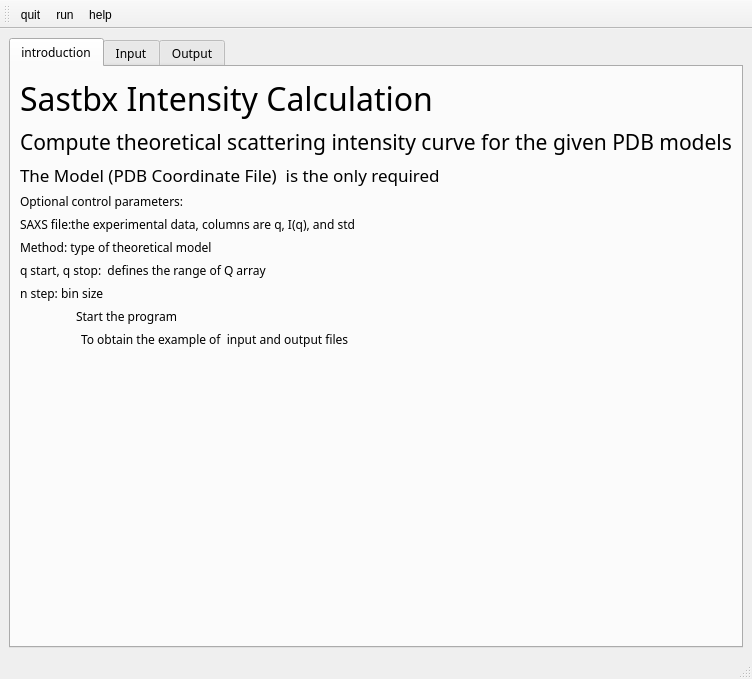
<?xml version="1.0" encoding="UTF-8"?>
<ui version="4.0">
 <class>She</class>
 <widget class="QMainWindow" name="She">
  <property name="geometry">
   <rect>
    <x>0</x>
    <y>0</y>
    <width>722</width>
    <height>679</height>
   </rect>
  </property>
  <property name="windowTitle">
   <string>SASTBX Intensity Calculation</string>
  </property>
  <property name="iconSize">
   <size>
    <width>80</width>
    <height>80</height>
   </size>
  </property>
  <widget class="QWidget" name="centralwidget">
   <layout class="QVBoxLayout" name="verticalLayout_15">
    <item>
     <widget class="QTabWidget" name="tabWidget">
      <property name="font">
       <font>
        <family>Devanagari MT</family>
       </font>
      </property>
      <property name="currentIndex">
       <number>0</number>
      </property>
      <widget class="QWidget" name="tab_3">
       <attribute name="title">
        <string>introduction</string>
       </attribute>
       <layout class="QVBoxLayout" name="verticalLayout_13">
        <item>
         <layout class="QVBoxLayout" name="verticalLayout_12">
          <item>
           <layout class="QVBoxLayout" name="verticalLayout_11">
            <item>
             <widget class="QLabel" name="label">
              <property name="font">
               <font>
                <pointsize>24</pointsize>
               </font>
              </property>
              <property name="text">
               <string>Sastbx Intensity Calculation</string>
              </property>
             </widget>
            </item>
            <item>
             <widget class="QLabel" name="label_4">
              <property name="font">
               <font>
                <pointsize>16</pointsize>
               </font>
              </property>
              <property name="text">
               <string>Compute theoretical scattering intensity curve for the given PDB models</string>
              </property>
             </widget>
            </item>
            <item>
             <widget class="QLabel" name="label_12">
              <property name="font">
               <font>
                <pointsize>13</pointsize>
               </font>
              </property>
              <property name="text">
               <string>The Model (PDB Coordinate File)  is the only required</string>
              </property>
             </widget>
            </item>
            <item>
             <widget class="QLabel" name="label_13">
              <property name="text">
               <string>Optional control parameters:</string>
              </property>
             </widget>
            </item>
            <item>
             <widget class="QLabel" name="label_14">
              <property name="text">
               <string>SAXS file:the experimental data, columns are q, I(q), and std</string>
              </property>
             </widget>
            </item>
            <item>
             <widget class="QLabel" name="label_16">
              <property name="text">
               <string>Method: type of theoretical model</string>
              </property>
             </widget>
            </item>
            <item>
             <widget class="QLabel" name="label_19">
              <property name="text">
               <string>q start, q stop:  defines the range of Q array</string>
              </property>
             </widget>
            </item>
            <item>
             <widget class="QLabel" name="label_20">
              <property name="text">
               <string>n step: bin size</string>
              </property>
             </widget>
            </item>
           </layout>
          </item>
          <item>
           <layout class="QHBoxLayout" name="horizontalLayout_14">
            <item>
             <widget class="QLabel" name="label_23">
              <property name="maximumSize">
               <size>
                <width>50</width>
                <height>50</height>
               </size>
              </property>
              <property name="text">
               <string/>
              </property>
              <property name="pixmap">
               <pixmap resource="resource.qrc">:/image/imge/play.png</pixmap>
              </property>
              <property name="scaledContents">
               <bool>true</bool>
              </property>
             </widget>
            </item>
            <item>
             <widget class="QLabel" name="label_24">
              <property name="text">
               <string>Start the program</string>
              </property>
             </widget>
            </item>
           </layout>
          </item>
          <item>
           <layout class="QHBoxLayout" name="horizontalLayout_15">
            <item>
             <widget class="QLabel" name="label_25">
              <property name="maximumSize">
               <size>
                <width>55</width>
                <height>55</height>
               </size>
              </property>
              <property name="text">
               <string/>
              </property>
              <property name="pixmap">
               <pixmap resource="resource.qrc">:/image/imge/help.png</pixmap>
              </property>
              <property name="scaledContents">
               <bool>true</bool>
              </property>
             </widget>
            </item>
            <item>
             <widget class="QLabel" name="label_26">
              <property name="text">
               <string>To obtain the example of  input and output files</string>
              </property>
             </widget>
            </item>
           </layout>
          </item>
         </layout>
        </item>
        <item>
         <spacer name="verticalSpacer_4">
          <property name="orientation">
           <enum>Qt::Vertical</enum>
          </property>
          <property name="sizeHint" stdset="0">
           <size>
            <width>20</width>
            <height>138</height>
           </size>
          </property>
         </spacer>
        </item>
       </layout>
      </widget>
      <widget class="QWidget" name="tab">
       <attribute name="title">
        <string>Input</string>
       </attribute>
       <layout class="QVBoxLayout" name="verticalLayout_9">
        <item>
         <layout class="QVBoxLayout" name="verticalLayout_8">
          <item>
           <layout class="QHBoxLayout" name="horizontalLayout_12">
            <item>
             <layout class="QVBoxLayout" name="verticalLayout">
              <item>
               <widget class="QLabel" name="label_2">
                <property name="font">
                 <font>
                  <pointsize>24</pointsize>
                  <weight>75</weight>
                  <bold>true</bold>
                 </font>
                </property>
                <property name="text">
                 <string>Intensity Calculation</string>
                </property>
               </widget>
              </item>
              <item>
               <widget class="QLabel" name="label_3">
                <property name="font">
                 <font>
                  <pointsize>16</pointsize>
                  <italic>true</italic>
                 </font>
                </property>
                <property name="text">
                 <string>Compute theoretical scattering intensity curve for the given PDB models</string>
                </property>
               </widget>
              </item>
             </layout>
            </item>
            <item>
             <spacer name="horizontalSpacer_18">
              <property name="orientation">
               <enum>Qt::Horizontal</enum>
              </property>
              <property name="sizeHint" stdset="0">
               <size>
                <width>40</width>
                <height>20</height>
               </size>
              </property>
             </spacer>
            </item>
           </layout>
          </item>
          <item>
           <layout class="QHBoxLayout" name="horizontalLayout_10">
            <item>
             <layout class="QVBoxLayout" name="verticalLayout_7">
              <item>
               <layout class="QHBoxLayout" name="horizontalLayout">
                <item>
                 <widget class="QLabel" name="label_10">
                  <property name="font">
                   <font>
                    <family>Devanagari MT</family>
                    <pointsize>14</pointsize>
                   </font>
                  </property>
                  <property name="text">
                   <string>Model (PDB format)</string>
                  </property>
                 </widget>
                </item>
                <item>
                 <widget class="QLineEdit" name="she_pdb_LineEdit">
                  <property name="font">
                   <font>
                    <pointsize>13</pointsize>
                    <weight>50</weight>
                    <bold>false</bold>
                   </font>
                  </property>
                 </widget>
                </item>
                <item>
                 <widget class="QPushButton" name="pdb_button">
                  <property name="text">
                   <string>openfile *</string>
                  </property>
                 </widget>
                </item>
               </layout>
              </item>
             </layout>
            </item>
            <item>
             <spacer name="horizontalSpacer_19">
              <property name="orientation">
               <enum>Qt::Horizontal</enum>
              </property>
              <property name="sizeHint" stdset="0">
               <size>
                <width>40</width>
                <height>20</height>
               </size>
              </property>
             </spacer>
            </item>
            <item>
             <spacer name="horizontalSpacer_20">
              <property name="orientation">
               <enum>Qt::Horizontal</enum>
              </property>
              <property name="sizeHint" stdset="0">
               <size>
                <width>40</width>
                <height>20</height>
               </size>
              </property>
             </spacer>
            </item>
           </layout>
          </item>
          <item>
           <layout class="QHBoxLayout" name="horizontalLayout_7">
            <item>
             <widget class="QLabel" name="label_11">
              <property name="font">
               <font>
                <pointsize>18</pointsize>
               </font>
              </property>
              <property name="text">
               <string>optional</string>
              </property>
             </widget>
            </item>
            <item>
             <spacer name="horizontalSpacer_10">
              <property name="orientation">
               <enum>Qt::Horizontal</enum>
              </property>
              <property name="sizeHint" stdset="0">
               <size>
                <width>129</width>
                <height>20</height>
               </size>
              </property>
             </spacer>
            </item>
            <item>
             <spacer name="horizontalSpacer_11">
              <property name="orientation">
               <enum>Qt::Horizontal</enum>
              </property>
              <property name="sizeHint" stdset="0">
               <size>
                <width>127</width>
                <height>20</height>
               </size>
              </property>
             </spacer>
            </item>
            <item>
             <spacer name="horizontalSpacer_12">
              <property name="orientation">
               <enum>Qt::Horizontal</enum>
              </property>
              <property name="sizeHint" stdset="0">
               <size>
                <width>129</width>
                <height>20</height>
               </size>
              </property>
             </spacer>
            </item>
           </layout>
          </item>
          <item>
           <layout class="QHBoxLayout" name="horizontalLayout_11">
            <item>
             <layout class="QHBoxLayout" name="horizontalLayout_2">
              <item>
               <widget class="QLabel" name="label_18">
                <property name="text">
                 <string>SAXS file</string>
                </property>
               </widget>
              </item>
              <item>
               <widget class="QLineEdit" name="she_saxs_LineEdit">
                <property name="font">
                 <font>
                  <pointsize>13</pointsize>
                  <weight>50</weight>
                  <bold>false</bold>
                 </font>
                </property>
               </widget>
              </item>
              <item>
               <layout class="QVBoxLayout" name="verticalLayout_2">
                <item>
                 <widget class="QPushButton" name="saxs_button">
                  <property name="text">
                   <string>Brower</string>
                  </property>
                 </widget>
                </item>
                <item>
                 <widget class="QPushButton" name="saxs_show_pushButton">
                  <property name="text">
                   <string>Show</string>
                  </property>
                 </widget>
                </item>
               </layout>
              </item>
             </layout>
            </item>
            <item>
             <spacer name="horizontalSpacer_16">
              <property name="orientation">
               <enum>Qt::Horizontal</enum>
              </property>
              <property name="sizeHint" stdset="0">
               <size>
                <width>40</width>
                <height>20</height>
               </size>
              </property>
             </spacer>
            </item>
            <item>
             <spacer name="horizontalSpacer_17">
              <property name="orientation">
               <enum>Qt::Horizontal</enum>
              </property>
              <property name="sizeHint" stdset="0">
               <size>
                <width>40</width>
                <height>20</height>
               </size>
              </property>
             </spacer>
            </item>
           </layout>
          </item>
          <item>
           <layout class="QHBoxLayout" name="horizontalLayout_9">
            <item>
             <layout class="QVBoxLayout" name="verticalLayout_6">
              <item>
               <layout class="QHBoxLayout" name="horizontalLayout_5">
                <item>
                 <widget class="QLabel" name="label_5">
                  <property name="font">
                   <font>
                    <pointsize>16</pointsize>
                   </font>
                  </property>
                  <property name="text">
                   <string>Method</string>
                  </property>
                 </widget>
                </item>
                <item>
                 <widget class="QComboBox" name="she_method_comboBox">
                  <property name="font">
                   <font>
                    <pointsize>14</pointsize>
                    <weight>50</weight>
                    <bold>false</bold>
                   </font>
                  </property>
                  <item>
                   <property name="text">
                    <string notr="true">she</string>
                   </property>
                  </item>
                  <item>
                   <property name="text">
                    <string>debye</string>
                   </property>
                  </item>
                  <item>
                   <property name="text">
                    <string>zernike</string>
                   </property>
                  </item>
                 </widget>
                </item>
                <item>
                 <spacer name="horizontalSpacer_4">
                  <property name="orientation">
                   <enum>Qt::Horizontal</enum>
                  </property>
                  <property name="sizeHint" stdset="0">
                   <size>
                    <width>40</width>
                    <height>20</height>
                   </size>
                  </property>
                 </spacer>
                </item>
               </layout>
              </item>
              <item>
               <spacer name="horizontalSpacer_6">
                <property name="orientation">
                 <enum>Qt::Horizontal</enum>
                </property>
                <property name="sizeHint" stdset="0">
                 <size>
                  <width>40</width>
                  <height>20</height>
                 </size>
                </property>
               </spacer>
              </item>
             </layout>
            </item>
            <item>
             <spacer name="horizontalSpacer_8">
              <property name="orientation">
               <enum>Qt::Horizontal</enum>
              </property>
              <property name="sizeHint" stdset="0">
               <size>
                <width>40</width>
                <height>20</height>
               </size>
              </property>
             </spacer>
            </item>
            <item>
             <spacer name="horizontalSpacer_9">
              <property name="orientation">
               <enum>Qt::Horizontal</enum>
              </property>
              <property name="sizeHint" stdset="0">
               <size>
                <width>40</width>
                <height>20</height>
               </size>
              </property>
             </spacer>
            </item>
            <item>
             <spacer name="horizontalSpacer_15">
              <property name="orientation">
               <enum>Qt::Horizontal</enum>
              </property>
              <property name="sizeHint" stdset="0">
               <size>
                <width>40</width>
                <height>20</height>
               </size>
              </property>
             </spacer>
            </item>
           </layout>
          </item>
          <item>
           <layout class="QHBoxLayout" name="horizontalLayout_8">
            <item>
             <widget class="QLabel" name="label_9">
              <property name="font">
               <font>
                <pointsize>14</pointsize>
               </font>
              </property>
              <property name="text">
               <string>Intensity calculation parameters</string>
              </property>
             </widget>
            </item>
            <item>
             <spacer name="horizontalSpacer_13">
              <property name="orientation">
               <enum>Qt::Horizontal</enum>
              </property>
              <property name="sizeHint" stdset="0">
               <size>
                <width>40</width>
                <height>20</height>
               </size>
              </property>
             </spacer>
            </item>
            <item>
             <spacer name="horizontalSpacer_14">
              <property name="orientation">
               <enum>Qt::Horizontal</enum>
              </property>
              <property name="sizeHint" stdset="0">
               <size>
                <width>40</width>
                <height>20</height>
               </size>
              </property>
             </spacer>
            </item>
            <item>
             <spacer name="horizontalSpacer_21">
              <property name="orientation">
               <enum>Qt::Horizontal</enum>
              </property>
              <property name="sizeHint" stdset="0">
               <size>
                <width>40</width>
                <height>20</height>
               </size>
              </property>
             </spacer>
            </item>
           </layout>
          </item>
          <item>
           <layout class="QHBoxLayout" name="horizontalLayout_13">
            <item>
             <layout class="QHBoxLayout" name="horizontalLayout_6">
              <item>
               <layout class="QVBoxLayout" name="verticalLayout_3">
                <item>
                 <widget class="QLabel" name="label_6">
                  <property name="text">
                   <string>q start</string>
                  </property>
                  <property name="alignment">
                   <set>Qt::AlignCenter</set>
                  </property>
                 </widget>
                </item>
                <item>
                 <widget class="QLineEdit" name="starting_q_LineEdit">
                  <property name="sizePolicy">
                   <sizepolicy hsizetype="Minimum" vsizetype="Fixed">
                    <horstretch>1</horstretch>
                    <verstretch>1</verstretch>
                   </sizepolicy>
                  </property>
                  <property name="minimumSize">
                   <size>
                    <width>29</width>
                    <height>40</height>
                   </size>
                  </property>
                  <property name="maximumSize">
                   <size>
                    <width>80</width>
                    <height>40</height>
                   </size>
                  </property>
                  <property name="font">
                   <font>
                    <pointsize>13</pointsize>
                    <weight>50</weight>
                    <bold>false</bold>
                   </font>
                  </property>
                  <property name="text">
                   <string/>
                  </property>
                 </widget>
                </item>
               </layout>
              </item>
              <item>
               <spacer name="horizontalSpacer_3">
                <property name="orientation">
                 <enum>Qt::Horizontal</enum>
                </property>
                <property name="sizeHint" stdset="0">
                 <size>
                  <width>44</width>
                  <height>20</height>
                 </size>
                </property>
               </spacer>
              </item>
              <item>
               <layout class="QVBoxLayout" name="verticalLayout_4">
                <item>
                 <widget class="QLabel" name="label_7">
                  <property name="text">
                   <string>q stop</string>
                  </property>
                  <property name="alignment">
                   <set>Qt::AlignCenter</set>
                  </property>
                 </widget>
                </item>
                <item>
                 <widget class="QLineEdit" name="stopping_q_LineEdit">
                  <property name="sizePolicy">
                   <sizepolicy hsizetype="Expanding" vsizetype="Fixed">
                    <horstretch>2</horstretch>
                    <verstretch>2</verstretch>
                   </sizepolicy>
                  </property>
                  <property name="minimumSize">
                   <size>
                    <width>0</width>
                    <height>40</height>
                   </size>
                  </property>
                  <property name="maximumSize">
                   <size>
                    <width>80</width>
                    <height>40</height>
                   </size>
                  </property>
                  <property name="font">
                   <font>
                    <pointsize>13</pointsize>
                    <weight>50</weight>
                    <bold>false</bold>
                   </font>
                  </property>
                  <property name="text">
                   <string/>
                  </property>
                 </widget>
                </item>
               </layout>
              </item>
              <item>
               <spacer name="horizontalSpacer_5">
                <property name="orientation">
                 <enum>Qt::Horizontal</enum>
                </property>
                <property name="sizeHint" stdset="0">
                 <size>
                  <width>40</width>
                  <height>20</height>
                 </size>
                </property>
               </spacer>
              </item>
              <item>
               <layout class="QVBoxLayout" name="verticalLayout_5">
                <item>
                 <widget class="QLabel" name="label_8">
                  <property name="text">
                   <string>n step</string>
                  </property>
                  <property name="alignment">
                   <set>Qt::AlignCenter</set>
                  </property>
                 </widget>
                </item>
                <item>
                 <widget class="QLineEdit" name="number_of_n_LineEdit">
                  <property name="minimumSize">
                   <size>
                    <width>40</width>
                    <height>40</height>
                   </size>
                  </property>
                  <property name="maximumSize">
                   <size>
                    <width>80</width>
                    <height>40</height>
                   </size>
                  </property>
                  <property name="sizeIncrement">
                   <size>
                    <width>40</width>
                    <height>40</height>
                   </size>
                  </property>
                  <property name="font">
                   <font>
                    <pointsize>13</pointsize>
                    <weight>50</weight>
                    <bold>false</bold>
                   </font>
                  </property>
                  <property name="text">
                   <string/>
                  </property>
                 </widget>
                </item>
               </layout>
              </item>
             </layout>
            </item>
            <item>
             <spacer name="horizontalSpacer_22">
              <property name="orientation">
               <enum>Qt::Horizontal</enum>
              </property>
              <property name="sizeHint" stdset="0">
               <size>
                <width>40</width>
                <height>20</height>
               </size>
              </property>
             </spacer>
            </item>
            <item>
             <spacer name="horizontalSpacer_23">
              <property name="orientation">
               <enum>Qt::Horizontal</enum>
              </property>
              <property name="sizeHint" stdset="0">
               <size>
                <width>40</width>
                <height>20</height>
               </size>
              </property>
             </spacer>
            </item>
            <item>
             <spacer name="horizontalSpacer_24">
              <property name="orientation">
               <enum>Qt::Horizontal</enum>
              </property>
              <property name="sizeHint" stdset="0">
               <size>
                <width>58</width>
                <height>20</height>
               </size>
              </property>
             </spacer>
            </item>
           </layout>
          </item>
          <item>
           <spacer name="horizontalSpacer_25">
            <property name="orientation">
             <enum>Qt::Horizontal</enum>
            </property>
            <property name="sizeHint" stdset="0">
             <size>
              <width>40</width>
              <height>20</height>
             </size>
            </property>
           </spacer>
          </item>
          <item>
           <spacer name="horizontalSpacer_26">
            <property name="orientation">
             <enum>Qt::Horizontal</enum>
            </property>
            <property name="sizeHint" stdset="0">
             <size>
              <width>368</width>
              <height>17</height>
             </size>
            </property>
           </spacer>
          </item>
         </layout>
        </item>
       </layout>
      </widget>
      <widget class="QWidget" name="tab_2">
       <attribute name="title">
        <string>Output</string>
       </attribute>
       <layout class="QVBoxLayout" name="verticalLayout_14">
        <item>
         <layout class="QVBoxLayout" name="verticalLayout_10">
          <item>
           <layout class="QHBoxLayout" name="horizontalLayout_4">
            <item>
             <widget class="QLabel" name="label_17">
              <property name="font">
               <font>
                <family>Devanagari MT</family>
                <pointsize>18</pointsize>
               </font>
              </property>
              <property name="text">
               <string>Result</string>
              </property>
             </widget>
            </item>
            <item>
             <spacer name="horizontalSpacer_7">
              <property name="orientation">
               <enum>Qt::Horizontal</enum>
              </property>
              <property name="sizeHint" stdset="0">
               <size>
                <width>17</width>
                <height>17</height>
               </size>
              </property>
             </spacer>
            </item>
           </layout>
          </item>
          <item>
           <widget class="QTextBrowser" name="textBrowser"/>
          </item>
         </layout>
        </item>
       </layout>
      </widget>
     </widget>
    </item>
   </layout>
  </widget>
  <widget class="QMenuBar" name="menubar">
   <property name="geometry">
    <rect>
     <x>0</x>
     <y>0</y>
     <width>722</width>
     <height>22</height>
    </rect>
   </property>
  </widget>
  <widget class="QStatusBar" name="statusbar"/>
  <widget class="QToolBar" name="toolBar">
   <property name="windowTitle">
    <string>toolBar</string>
   </property>
   <property name="iconSize">
    <size>
     <width>60</width>
     <height>60</height>
    </size>
   </property>
   <attribute name="toolBarArea">
    <enum>TopToolBarArea</enum>
   </attribute>
   <attribute name="toolBarBreak">
    <bool>false</bool>
   </attribute>
   <addaction name="actionQuit"/>
   <addaction name="actionRun"/>
   <addaction name="actionHelp"/>
  </widget>
  <action name="actionQuit">
   <property name="icon">
    <iconset resource="resource.qrc">
     <normaloff>:/image/imge/quit.png</normaloff>:/image/imge/quit.png</iconset>
   </property>
   <property name="text">
    <string>quit</string>
   </property>
  </action>
  <action name="actionRun">
   <property name="icon">
    <iconset resource="resource.qrc">
     <normaloff>:/image/imge/play.png</normaloff>:/image/imge/play.png</iconset>
   </property>
   <property name="text">
    <string>run</string>
   </property>
  </action>
  <action name="actionHelp">
   <property name="icon">
    <iconset resource="resource.qrc">
     <normaloff>:/image/imge/help.png</normaloff>:/image/imge/help.png</iconset>
   </property>
   <property name="text">
    <string>help</string>
   </property>
  </action>
 </widget>
 <resources>
  <include location="resource.qrc"/>
 </resources>
 <connections/>
</ui>
